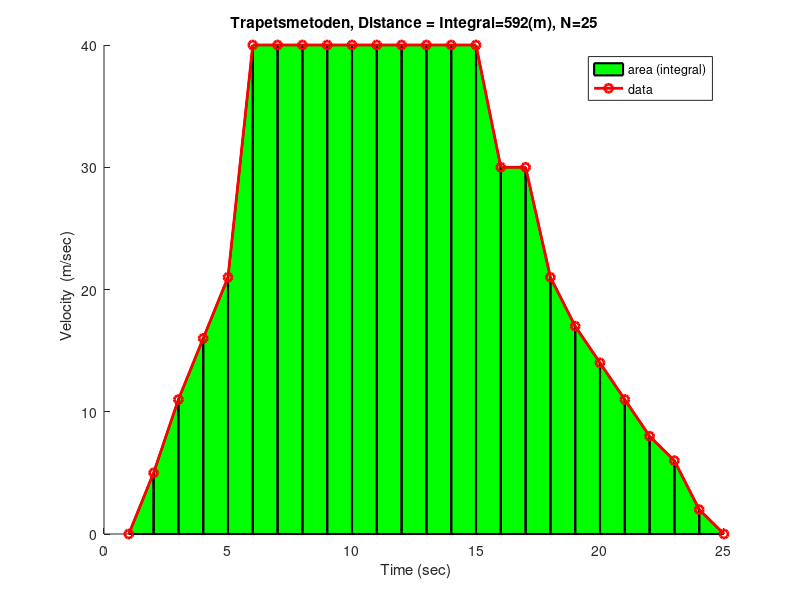

Write MATLAB code to recreate this figure.
close all;
clear


x_calc = 1:25;
N_calc = size(x_calc,2);

data = [0.0  5  11 16 21  40 ...
 40 40 40 40 40 40 40 40 40 30 30 21 17  14 11 ...
8 6 2 0];

% calculate integral med trapetsmetoden
int_calc = trapz(x_calc, data);

	
figure


xverts = [x_calc(1:end-1);x_calc(1:end-1);x_calc(2:end);x_calc(2:end)];
yverts = [zeros(1,N_calc-1);data(1:end-1);data(2:end);zeros(1,N_calc-1)];


patch(xverts, yverts,'g','LineWidth',1.5)

  hold on
plot(x_calc,data, ' r- o',  'LineWidth',2)
  
  xlabel(' Time (sec)')
  ylabel('  Velocity  (m/sec)')
legend('area (integral)','data');
title(['Trapetsmetoden, Distance = Integral=',num2str(int_calc),'(m), N=',num2str(N_calc)]);
